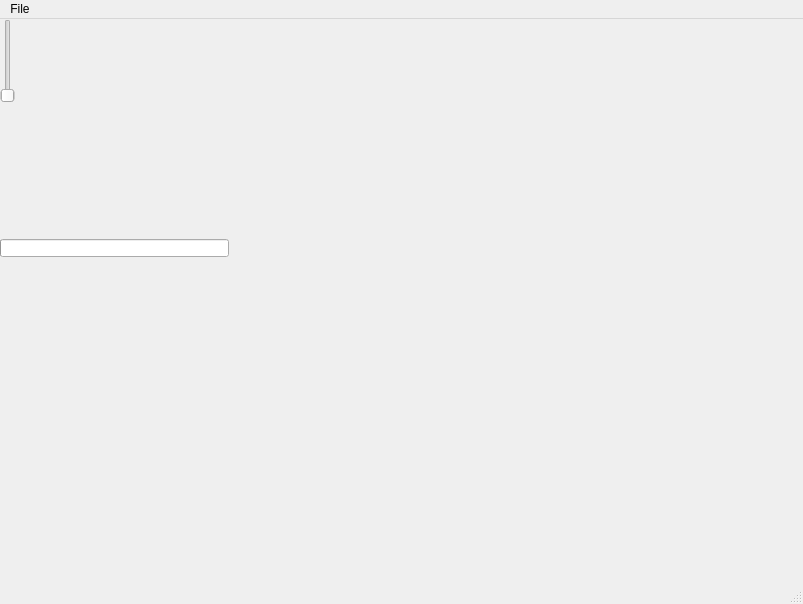
<?xml version="1.0" encoding="UTF-8"?>
<ui version="4.0">
 <class>MainWindow</class>
 <widget class="QMainWindow" name="MainWindow">
  <property name="geometry">
   <rect>
    <x>0</x>
    <y>0</y>
    <width>803</width>
    <height>604</height>
   </rect>
  </property>
  <property name="windowTitle">
   <string>MainWindow</string>
  </property>
  <widget class="CustomDockWidget" name="dockWidget">
   <property name="sizePolicy">
    <sizepolicy hsizetype="Ignored" vsizetype="Preferred">
     <horstretch>0</horstretch>
     <verstretch>0</verstretch>
    </sizepolicy>
   </property>
   <property name="maximumSize">
    <size>
     <width>16777215</width>
     <height>16777215</height>
    </size>
   </property>
   <property name="styleSheet">
    <string notr="true"/>
   </property>
   <layout class="QVBoxLayout" name="verticalLayout_3">
    <property name="spacing">
     <number>0</number>
    </property>
    <property name="margin">
     <number>0</number>
    </property>
    <item>
     <widget class="VideoPlayerWidget" name="videoPlayerWidget">
      <property name="focusPolicy">
       <enum>Qt::StrongFocus</enum>
      </property>
      <property name="styleSheet">
       <string notr="true"/>
      </property>
      <property name="frameShape">
       <enum>QFrame::NoFrame</enum>
      </property>
      <property name="frameShadow">
       <enum>QFrame::Plain</enum>
      </property>
      <property name="lineWidth">
       <number>0</number>
      </property>
      <widget class="VideoControl" name="videoControl" native="true">
       <property name="geometry">
        <rect>
         <x>0</x>
         <y>238</y>
         <width>230</width>
         <height>16</height>
        </rect>
       </property>
      </widget>
      <widget class="VideoProgressBar" name="videoProgress">
       <property name="geometry">
        <rect>
         <x>0</x>
         <y>220</y>
         <width>229</width>
         <height>18</height>
        </rect>
       </property>
       <property name="maximumSize">
        <size>
         <width>16777215</width>
         <height>18</height>
        </size>
       </property>
       <property name="styleSheet">
        <string notr="true"/>
       </property>
       <property name="maximum">
        <number>10000</number>
       </property>
       <property name="value">
        <number>0</number>
       </property>
       <property name="textVisible">
        <bool>false</bool>
       </property>
      </widget>

<widget class="QSlider" name="leftSlider">
</widget>

<widget class="QSlider" name="rightSlider">
</widget>

     </widget>
    </item>
   </layout>
  </widget>
  <widget class="QMenuBar" name="menubar">
   <property name="geometry">
    <rect>
     <x>0</x>
     <y>0</y>
     <width>803</width>
     <height>21</height>
    </rect>
   </property>
   <widget class="QMenu" name="menuFile">
    <property name="title">
     <string>File</string>
    </property>
    <addaction name="actionOpen"/>
    <addaction name="actionOpenUrl"/>
   </widget>
   <addaction name="menuFile"/>
  </widget>
  <widget class="QStatusBar" name="statusbar"/>
  <action name="actionOpen">
   <property name="text">
    <string>Open</string>
   </property>
  </action>
  <action name="actionOpenUrl">
   <property name="text">
    <string>Open URL</string>
   </property>
  </action>
 </widget>
<customwidgets>
 <customwidget>
  <class>VideoControl</class>
  <extends>QWidget</extends>
  <header>videocontrol.h</header>
  <container>1</container>
 </customwidget>
 <customwidget>
  <class>CustomDockWidget</class>
  <extends>QWidget</extends>
  <header>customdockwidget.h</header>
  <container>1</container>
 </customwidget>
 <customwidget>
  <class>VideoPlayerWidget</class>
  <extends>QFrame</extends>
  <header>videoplayerwidget.h</header>
  <container>1</container>
 </customwidget>
 <customwidget>
  <class>VideoProgressBar</class>
  <extends>QProgressBar</extends>
  <header>videoprogressbar.h</header>
 </customwidget>
</customwidgets>
 <resources>
  <include location="resources/resources.qrc"/>
 </resources>
 <connections/>
</ui>
